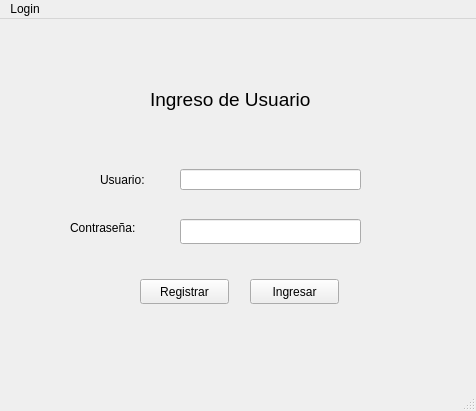
<?xml version="1.0" encoding="UTF-8"?>
<ui version="4.0">
 <class>Interfaz</class>
 <widget class="QMainWindow" name="Interfaz">
  <property name="geometry">
   <rect>
    <x>0</x>
    <y>0</y>
    <width>476</width>
    <height>411</height>
   </rect>
  </property>
  <property name="windowTitle">
   <string>Interfaz</string>
  </property>
  <widget class="QWidget" name="centralwidget">
   <widget class="QPushButton" name="IngresarBtn">
    <property name="geometry">
     <rect>
      <x>250</x>
      <y>260</y>
      <width>89</width>
      <height>25</height>
     </rect>
    </property>
    <property name="text">
     <string>Ingresar</string>
    </property>
   </widget>
   <widget class="QPushButton" name="RegistrarBtn">
    <property name="geometry">
     <rect>
      <x>140</x>
      <y>260</y>
      <width>89</width>
      <height>25</height>
     </rect>
    </property>
    <property name="text">
     <string>Registrar</string>
    </property>
   </widget>
   <widget class="QLineEdit" name="UsuarioTxt">
    <property name="geometry">
     <rect>
      <x>180</x>
      <y>150</y>
      <width>181</width>
      <height>21</height>
     </rect>
    </property>
    <property name="text">
     <string/>
    </property>
   </widget>
   <widget class="QLabel" name="label">
    <property name="geometry">
     <rect>
      <x>100</x>
      <y>140</y>
      <width>61</width>
      <height>41</height>
     </rect>
    </property>
    <property name="text">
     <string>Usuario:</string>
    </property>
   </widget>
   <widget class="QLabel" name="label_2">
    <property name="geometry">
     <rect>
      <x>70</x>
      <y>200</y>
      <width>91</width>
      <height>17</height>
     </rect>
    </property>
    <property name="text">
     <string>Contraseña:</string>
    </property>
   </widget>
   <widget class="QLineEdit" name="ContraseniaTxt">
    <property name="geometry">
     <rect>
      <x>180</x>
      <y>200</y>
      <width>181</width>
      <height>25</height>
     </rect>
    </property>
    <property name="text">
     <string/>
    </property>
    <property name="echoMode">
     <enum>QLineEdit::Password</enum>
    </property>
   </widget>
   <widget class="QLabel" name="label_3">
    <property name="geometry">
     <rect>
      <x>150</x>
      <y>60</y>
      <width>171</width>
      <height>41</height>
     </rect>
    </property>
    <property name="font">
     <font>
      <pointsize>14</pointsize>
     </font>
    </property>
    <property name="text">
     <string>Ingreso de Usuario</string>
    </property>
   </widget>
  </widget>
  <widget class="QMenuBar" name="menubar">
   <property name="geometry">
    <rect>
     <x>0</x>
     <y>0</y>
     <width>476</width>
     <height>22</height>
    </rect>
   </property>
   <widget class="QMenu" name="menuLogin">
    <property name="title">
     <string>Login</string>
    </property>
   </widget>
   <addaction name="menuLogin"/>
  </widget>
  <widget class="QStatusBar" name="statusbar"/>
 </widget>
 <resources/>
 <connections/>
</ui>
